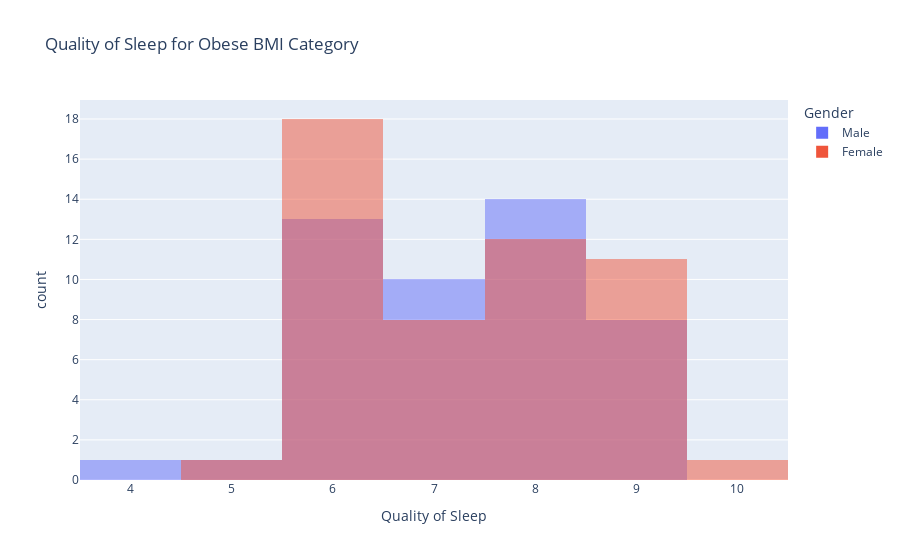

Notebook source saved alongside this figure:
### Markdown cell above
This scatterplot illustrates the correlation between quality of sleep and stress levels, categorized by sleep disorders. There is a clear negative downwards trend between all sleep conditions, showing that individuals with higher sleep quality tend to have lower stress levels, while those with lower sleep quality experience higher stress levels. The cases of the few outliers, where individuals with high stress levels have a high quality of sleep, may be explained by external factors not captured in the dataset.

### Code cell
filtered = sh[sh['BMI Category'] == 'Obese']
fig3 = px.histogram(filtered, x='Quality of Sleep', color='Gender', nbins=10, barmode='overlay',
                    title='Quality of Sleep for Obese BMI Category')
fig3.show()

### Figure 1 — Plotly figure (JSON) as saved in the notebook; plotly's stock layout.template omitted (floating-point values rounded to 4 significant figures)
{"data": [{"alignmentgroup": "True", "bingroup": "x", "hovertemplate": "Gender=Male<br>Quality of Sleep=%{x}<br>count=%{y}<extra></extra>", "legendgroup": "Male", "marker": {"color": "#636efa", "opacity": 0.5, "pattern": {"shape": ""}}, "name": "Male", "nbinsx": 10, "offsetgroup": "Male", "orientation": "v", "showlegend": true, "type": "histogram", "x": [6, 4, 6, 7, 6, 6, 6, 7, 7, 7, 7, 8, 6, 8, 8, 8, 8, 8, 8, 8, 8, 7, 8, 8, 8, 8, 6, 7, 6, 6, 6, 8, 7, 7, 7, 6, 9, 6, 9, 9, 9, 9, 9, 9, 9, 5.5, 4.7], "xaxis": "x", "yaxis": "y"}, {"alignmentgroup": "True", "bingroup": "x", "hovertemplate": "Gender=Female<br>Quality of Sleep=%{x}<br>count=%{y}<extra></extra>", "legendgroup": "Female", "marker": {"color": "#EF553B", "opacity": 0.5, "pattern": {"shape": ""}}, "name": "Female", "nbinsx": 10, "offsetgroup": "Female", "orientation": "v", "showlegend": true, "type": "histogram", "x": [6, 5, 7, 7, 6, 7, 8, 7, 6, 8, 8, 8, 8, 8, 8, 8, 8, 8, 8, 6, 6, 6, 8, 6, 7, 6, 6, 6, 7, 6, 6, 6, 6, 6, 6, 6, 7, 9, 9, 9, 9, 9, 9, 9, 9, 9, 9, 10, 6.1, 6.5, 9.1], "xaxis": "x", "yaxis": "y"}], "layout": {"barmode": "overlay", "legend": {"title": {"text": "Gender"}, "tracegroupgap": 0}, "title": {"text": "Quality of Sleep for Obese BMI Category"}, "xaxis": {"anchor": "y", "domain": [0, 1], "title": {"text": "Quality of Sleep"}}, "yaxis": {"anchor": "x", "domain": [0, 1], "title": {"text": "count"}}}}
